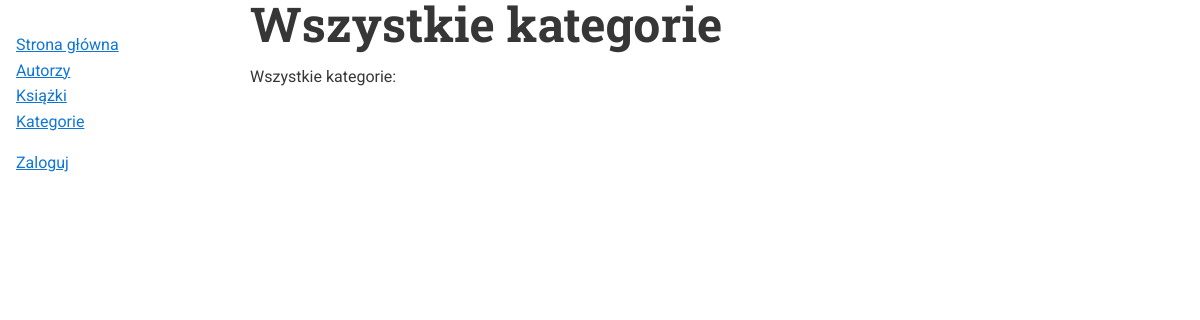
Page /categories/ on the earlier database version.
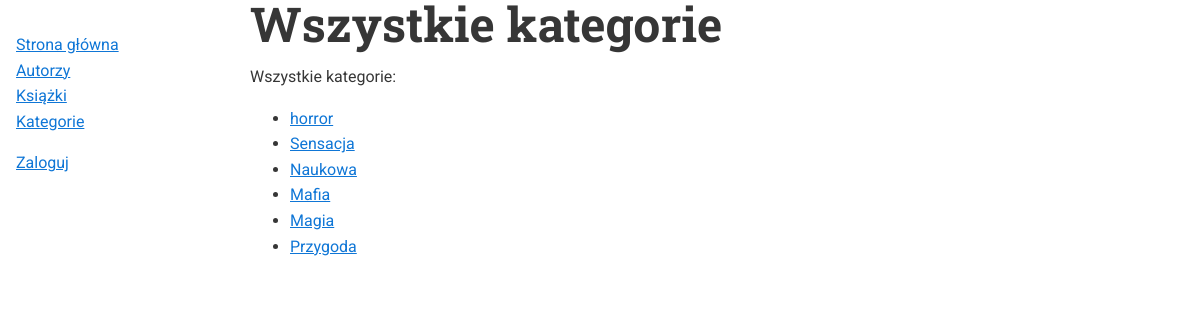
Same page on the later database version.
### books/models.py (models this page shows)
class Category(models.Model):
    name = models.CharField(
        max_length=50,
        verbose_name="Category Name",
        help_text="",
    )
    description = models.TextField(
        blank=True,
        verbose_name="Description",
        help_text="",
    )
    class Meta:
        verbose_name_plural = 'Categories'
    def __str__(self):
        return self.name

### books/views.py (the view)
# urls.py: path('categories/', views.CategoryList.as_view(), name='list-categories'),
class CategoryList(ListView):
    model = Category
    template_name = 'books/list_categories.html'
    extra_context = {
        'title': 'Wszystkie kategorie',
    }

### templates/books/list_categories.html
{% extends "base_books.html" %}
{% block content %}
<p>Wszystkie kategorie:</p>
<ul>
{% for category in object_list %}
    <li><a href="{% url 'books:category-details' category.pk %}">{{ category }}</a></li>
{% endfor %}
</ul>
{% endblock %}

Differences in the rows shown:
added Category: name "horror"
added Category: name "Sensacja"
added Category: name "Naukowa"
added Category: name "Mafia"
added Category: name "Magia"
added Category: name "Przygoda"
